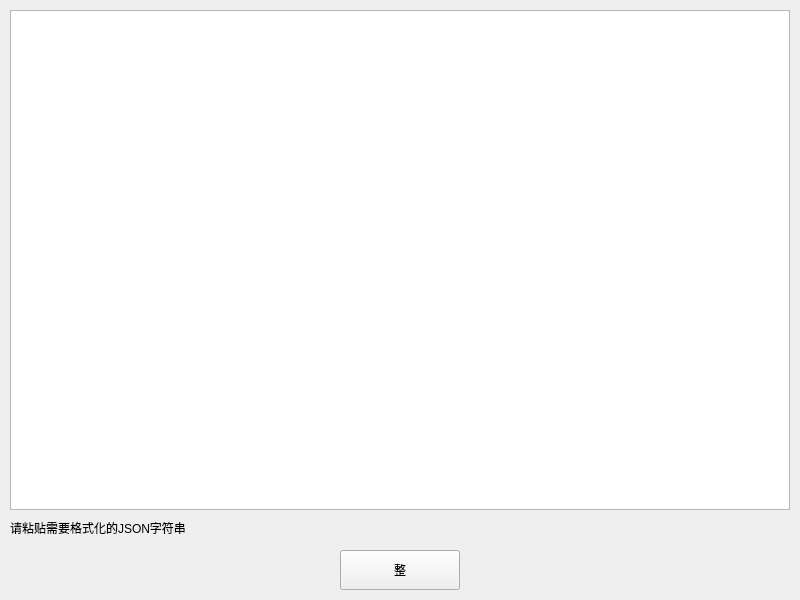
<?xml version="1.0" encoding="UTF-8"?>
<ui version="4.0">
 <class>json_format</class>
 <widget class="QWidget" name="json_format">
  <property name="geometry">
   <rect>
    <x>0</x>
    <y>0</y>
    <width>800</width>
    <height>600</height>
   </rect>
  </property>
  <property name="minimumSize">
   <size>
    <width>800</width>
    <height>600</height>
   </size>
  </property>
  <property name="maximumSize">
   <size>
    <width>8000</width>
    <height>16777215</height>
   </size>
  </property>
  <property name="windowTitle">
   <string>Form</string>
  </property>
  <property name="styleSheet">
   <string notr="true"/>
  </property>
  <widget class="QPushButton" name="pushButton_start">
   <property name="geometry">
    <rect>
     <x>340</x>
     <y>550</y>
     <width>120</width>
     <height>40</height>
    </rect>
   </property>
   <property name="text">
    <string>整</string>
   </property>
  </widget>
  <widget class="QPlainTextEdit" name="plainTextEdit_source_text">
   <property name="geometry">
    <rect>
     <x>10</x>
     <y>10</y>
     <width>780</width>
     <height>500</height>
    </rect>
   </property>
   <property name="sizePolicy">
    <sizepolicy hsizetype="Preferred" vsizetype="Preferred">
     <horstretch>0</horstretch>
     <verstretch>0</verstretch>
    </sizepolicy>
   </property>
  </widget>
  <widget class="QLabel" name="label_result">
   <property name="geometry">
    <rect>
     <x>10</x>
     <y>520</y>
     <width>780</width>
     <height>16</height>
    </rect>
   </property>
   <property name="text">
    <string>请粘贴需要格式化的JSON字符串</string>
   </property>
  </widget>
 </widget>
 <resources/>
 <connections/>
</ui>
